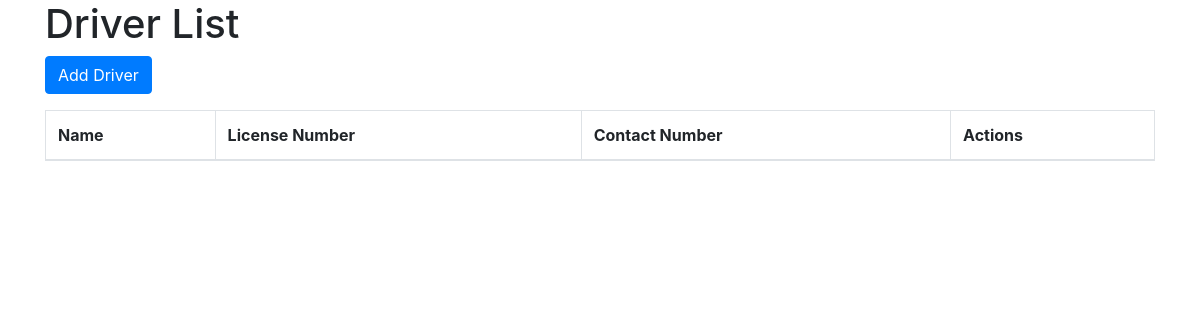
Page /transport/drivers/ (signed in) on the earlier database version.
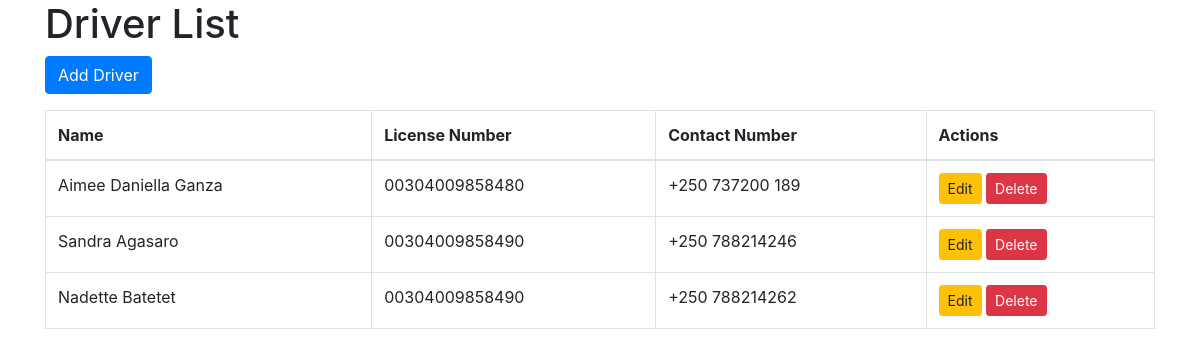
Same page on the later database version.
### transport/models.py (models this page shows, shortened)
class Driver(models.Model):
    name = models.CharField(max_length=100)
    license_number = models.CharField(max_length=50)
    contact_number = models.CharField(max_length=15)

### transport/views.py (the view)
# urls.py: path('drivers/', driver_list, name='driver_list'),
@login_required
def driver_list(request):
    drivers = Driver.objects.all()
    return render(request, 'transport/driver_list.html', {'drivers': drivers})

### transport/templates/transport/driver_list.html (shortened to what this page needs)
<!DOCTYPE html>
<html lang="en">
<head>
    <link rel="stylesheet" href="https://maxcdn.bootstrapcdn.com/bootstrap/4.5.2/css/bootstrap.min.css">
</head>
<body>
    <div class="container">
        <h1>Driver List</h1>
        <a href="{% url 'transport:add_driver' %}" class="btn btn-primary">Add Driver</a>
        <table class="table table-bordered mt-3">
            <thead>
                <tr>
                    <th>Name</th>
                    <th>License Number</th>
                    <th>Contact Number</th>
                    <th>Actions</th>
                </tr>
            </thead>
            <tbody>
                {% for driver in drivers %}
                <tr>
                    <td>{{ driver.name }}</td>
                    <td>{{ driver.license_number }}</td>
                    <td>{{ driver.contact_number }}</td>
                    <td>
                        <a href="{% url 'transport:edit_driver' driver.id %}" class="btn btn-warning btn-sm">Edit</a>
                        <a href="{% url 'transport:delete_driver' driver.id %}" class="btn btn-danger btn-sm">Delete</a>
                    </td>
                </tr>
                {% endfor %}
            </tbody>
        </table>
    </div>
</body>
</html>

Differences in the rows shown:
added Driver: name "Aimee Daniella Ganza", license_number "00304009858480", contact_number "+250 737200 189"
added Driver: name "Sandra Agasaro", license_number "00304009858490", contact_number "+250 788214246"
added Driver: name "Nadette Batetet", license_number "00304009858490", contact_number "+250 788214262"
